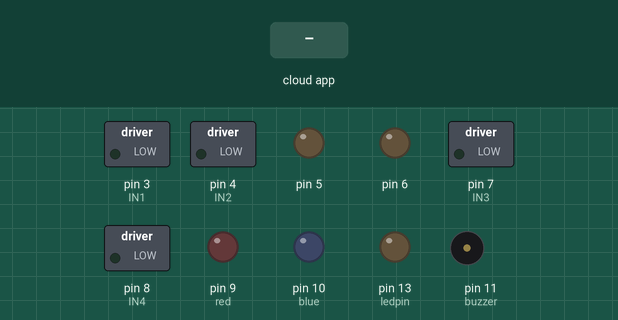
A sketch run on a simulated Arduino Uno, built with avr-gcc and run on an emulated ATmega328P. Parts: switched loads named in the sketch (green lamp = pin HIGH), output pins drawn as LEDs (lit = HIGH), buzzer (waves = sounding, pin HIGH). Dashed ring = blinking. The inputs (shaded band) are chosen by the test bench. The RemoteXY app is connected.

Above: at 1.2 s.
1.3 s: the phone or cloud app sets switch_button to 1
At 1.67 s:
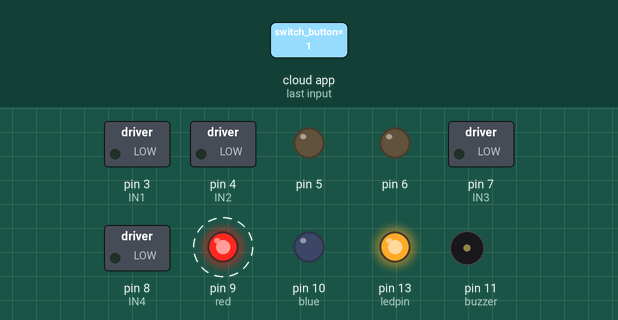
4.3 s: the phone or cloud app sets x_axis to 1
At 4.43 s:
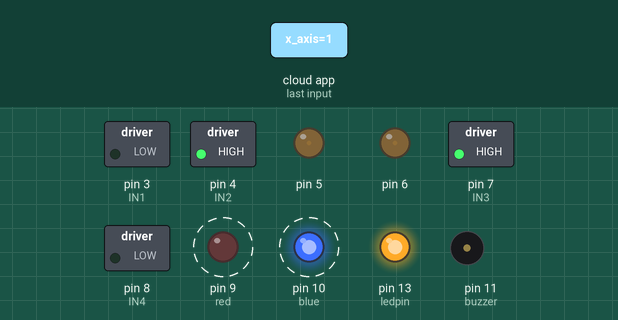
7.3 s: the phone or cloud app sets y_axis to 1
At 7.44 s:
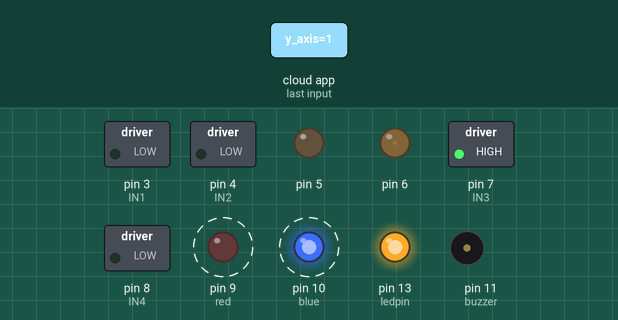
10.3 s: the phone or cloud app sets x_axis to 0
At 10.46 s:
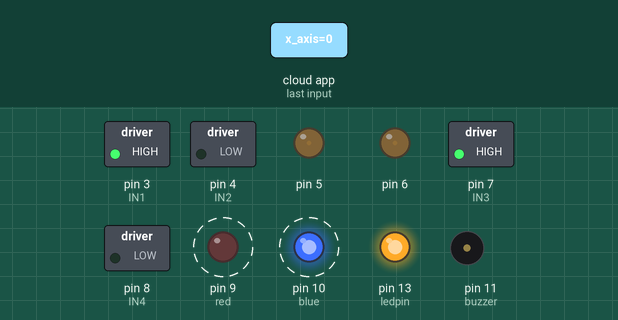
13.3 s: the phone or cloud app sets switch_button to 0
At 14.0 s:
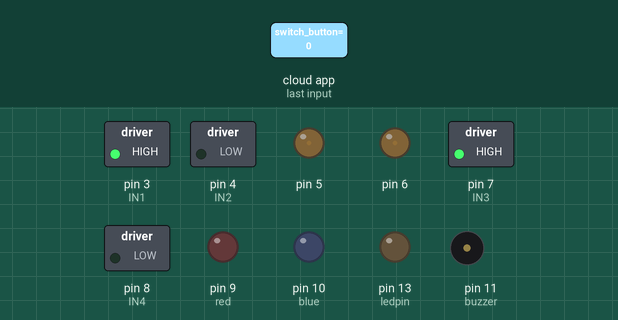
14.8 s: the phone or cloud app sets x_axis to 1
At 15.2 s:
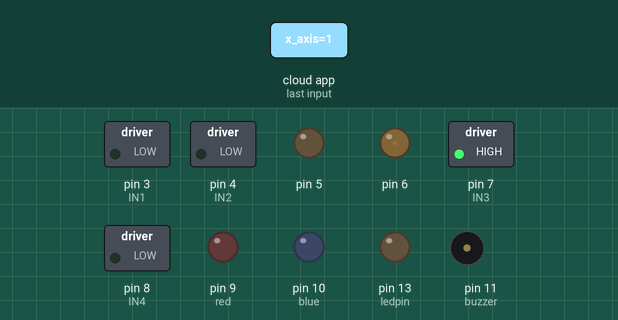
Timing chart, 0 to 17.3 s (numbered marks = the images above; inputs shaded):
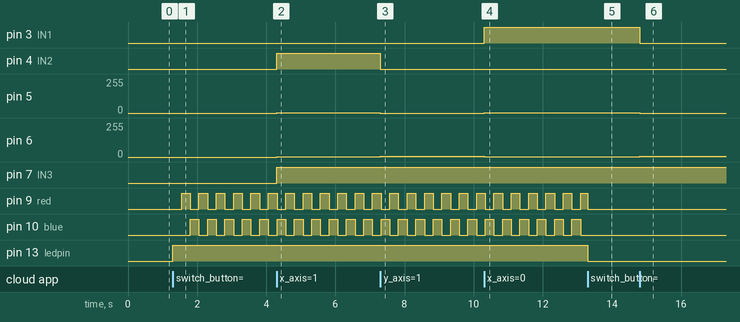

Measured:
- after the input at 1.3 s, pin 9 (red): alternates HIGH for 0.25 s and LOW for 0.25 s, starting after 0.25 s; pin 10 (blue): alternates HIGH for 0.25 s and LOW for 0.25 s, starting after 0.50 s; pin 13 (ledpin): LOW → HIGH at once
- after the input at 4.3 s, pin 4 (IN2), pin 7 (IN3): LOW → HIGH at once; pin 5, pin 6: 0/255 → 2/255 at once
- after the input at 7.3 s, pin 4 (IN2): HIGH → LOW at once; pin 5: 2/255 → 0/255 at once; pin 6: 2/255 → 5/255 at once
- after the input at 10.3 s, pin 3 (IN1): LOW → HIGH at once; pin 5: 0/255 → 2/255 at once; pin 6: 5/255 → 2/255 at once
- after the input at 13.3 s, pin 10 (blue): stops changing and stays LOW; pin 13 (ledpin): HIGH → LOW at once
- after the input at 14.8 s, pin 3 (IN1): HIGH → LOW at once; pin 5: 2/255 → 0/255 at once; pin 6: 2/255 → 5/255 at once

The sketch:

Arduino_Car.ino
```cpp
#define REMOTEXY_MODE__SOFTWARESERIAL
#include <SoftwareSerial.h>             //Including the software serial library
#include <RemoteXY.h>                   //Including the remotexy library

/* RemoteXY connection settings */
#define REMOTEXY_SERIAL_RX 0            //defining the pin 2 as RX pin
#define REMOTEXY_SERIAL_TX 1            //defining the pin 3 as TX pin
#define REMOTEXY_SERIAL_SPEED 9600      //setting baudrate at 9600

unsigned char RemoteXY_CONF[] =
  { 3,0,23,0,1,5,5,15,41,11
  ,43,43,1,2,0,6,5,27,11,5
  ,79,78,0,79,70,70,0};

struct {                            //Function for declaring the variables
  signed char x_axis;         //joystick x-axis
  signed char y_axis;         //joystick y-axis
  unsigned char switch_button;           //variables for switch
  unsigned char connect_flag;
} RemoteXY;

//defining the pins for first motor
#define IN1 3
#define IN2 4
#define ENA 5

//defining the pins for second motor
#define IN3 7
#define IN4 8
#define ENB 6
#define blue 10
#define red 9


//defining the LED pin
#define ledpin 13
#define buzzer 11

unsigned char first_motor[3] =
  {IN1, IN2, ENA};
unsigned char second_motor[3] =
  {IN3, IN4, ENB};

long int time_now = 0;
int period = 250;
bool color_flag = true;

void Speed (unsigned char * pointer, int motor_speed)
{
  if (motor_speed>100)
    motor_speed=100;
  if (motor_speed<-100)
    motor_speed=-100;
  if (motor_speed>0) {
    digitalWrite(pointer[0], HIGH);
    digitalWrite(pointer[1], LOW);
    analogWrite(pointer[2], motor_speed*2.55);
  }
  else if (motor_speed<0) {
    digitalWrite(pointer[0], LOW);
    digitalWrite(pointer[1], HIGH);
    analogWrite(pointer[2], (-motor_speed)*2.55);
  }
  else {
    digitalWrite(pointer[0], LOW);
    digitalWrite(pointer[1], LOW);
    analogWrite(pointer[2], 0);
  }
}

void setup()
{
  //defining the motor pins as the output pins
  pinMode (IN1, OUTPUT);
  pinMode (IN2, OUTPUT);
  pinMode (IN3, OUTPUT);
  pinMode (IN4, OUTPUT);
  pinMode (ledpin, OUTPUT);
  pinMode (blue, OUTPUT);
  pinMode (red, OUTPUT);
  pinMode (buzzer,OUTPUT);
  RemoteXY_Init ();
}

void loop()
{
  RemoteXY_Handler ();

  digitalWrite(ledpin, (RemoteXY.switch_button == 0)?LOW:HIGH);
  if(RemoteXY.switch_button != 0)
  {
     if(millis() >+ time_now + period){
        time_now = millis();
        digitalWrite(red, color_flag);
        digitalWrite(blue, !color_flag);
        color_flag = !color_flag;
     }
  }
  else
  {
    time_now = millis();
    period = 250;
    color_flag = true;
    digitalWrite(red, LOW);
    digitalWrite(blue, LOW);
  }
  Speed(first_motor, RemoteXY.y_axis - RemoteXY.x_axis);
  Speed(second_motor, RemoteXY.y_axis + RemoteXY.x_axis);
}
```
